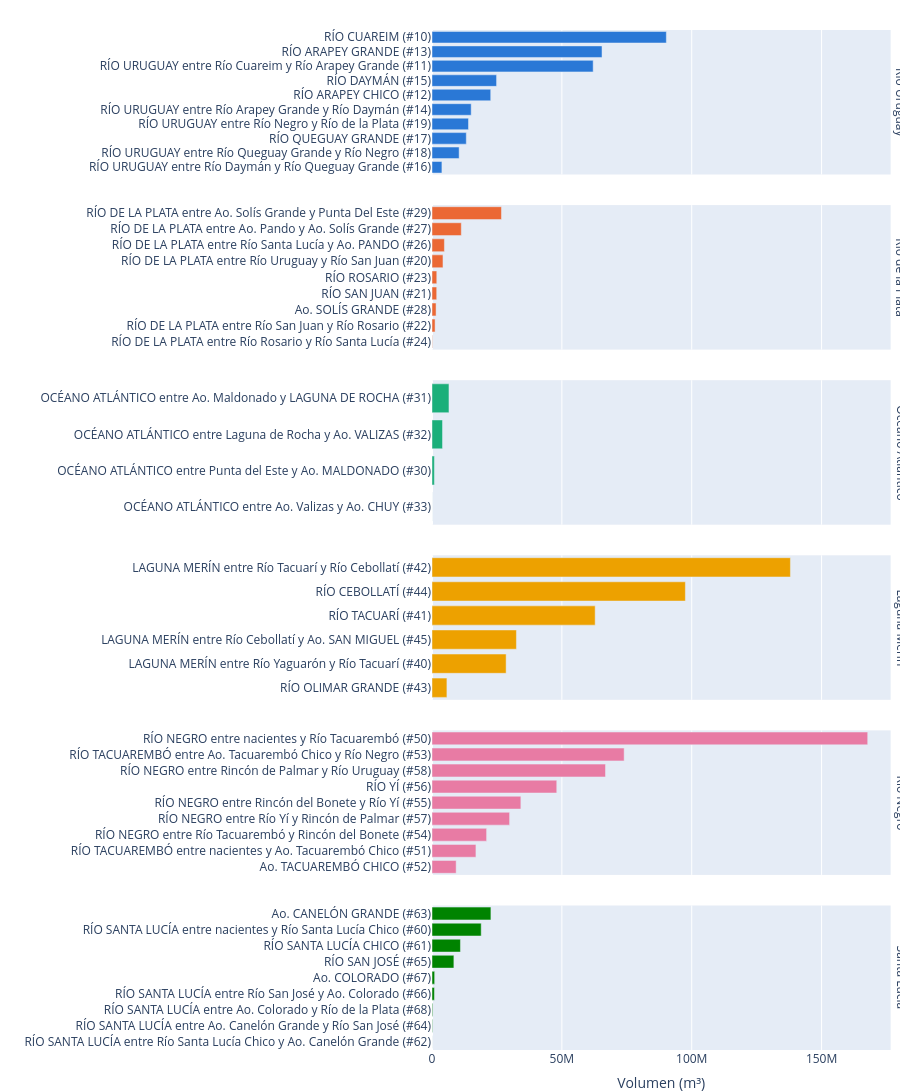

The code cell stored with this chart in its notebook:
### Markdown cell above
## 5. Ranking de cuencas nivel 2, agrupadas por su cuenca nivel 1

Las 48 cuencas nivel 2 (no solo un top), un panel por cada una de las 6 cuencas nivel 1, cada panel ordenado por volumen.

### Code cell
plot_df = por_cuenca.copy()
plot_df["label"] = plot_df["nombre_cuenca"] + " (#" + plot_df["codcuenca"].astype(str) + ")"
plot_df = plot_df.sort_values(["cuenca_n1", "volumen"])

fig_rank = px.bar(
    plot_df, x="volumen", y="label", orientation="h",
    color="cuenca_n1", color_discrete_map=N1_COLORS,
    facet_row="cuenca_n1",
    category_orders={"cuenca_n1": list(N1_COLORS.keys())},
    labels={"volumen": "Volumen (m³)", "label": "", "cuenca_n1": "Cuenca nivel 1"},
)
fig_rank.update_yaxes(matches=None, showticklabels=True)
fig_rank.update_xaxes(matches="x")
fig_rank.update_layout(height=1500, margin=dict(l=0, r=0, t=30, b=0), showlegend=False)
fig_rank.for_each_annotation(lambda a: a.update(text=a.text.split("=")[-1]))
fig_rank

### Figure 1 — Plotly figure (JSON) as saved in the notebook; plotly's stock layout.template omitted (floating-point values rounded to 4 significant figures)
{"data": [{"hovertemplate": "Cuenca nivel 1=Río Uruguay<br>Volumen (m³)=%{x}<br>=%{y}<extra></extra>", "legendgroup": "Río Uruguay", "marker": {"color": "#2a78d6", "pattern": {"shape": ""}}, "name": "Río Uruguay", "orientation": "h", "showlegend": true, "textposition": "auto", "x": [3821000.0, 10450000.0, 13200000.0, 14050000.0, 15090000.0, 22610000.0, 24860000.0, 62050000.0, 65460000.0, 90230000.0], "xaxis": "x6", "y": ["RÍO URUGUAY entre Río Daymán y Río Queguay Grande (#16)", "RÍO URUGUAY entre Río Queguay Grande y Río Negro (#18)", "RÍO QUEGUAY GRANDE (#17)", "RÍO URUGUAY entre Río Negro y Río de la Plata (#19)", "RÍO URUGUAY entre Río Arapey Grande y Río Daymán (#14)", "RÍO ARAPEY CHICO (#12)", "RÍO DAYMÁN (#15)", "RÍO URUGUAY entre Río Cuareim y Río Arapey Grande (#11)", "RÍO ARAPEY GRANDE (#13)", "RÍO CUAREIM (#10)"], "yaxis": "y6", "type": "bar"}, {"hovertemplate": "Cuenca nivel 1=Río de la Plata<br>Volumen (m³)=%{x}<br>=%{y}<extra></extra>", "legendgroup": "Río de la Plata", "marker": {"color": "#eb6834", "pattern": {"shape": ""}}, "name": "Río de la Plata", "orientation": "h", "showlegend": true, "textposition": "auto", "x": [123100.0, 1184000.0, 1568000.0, 1813000.0, 1839000.0, 4227000.0, 4780000.0, 11280000.0, 26740000.0], "xaxis": "x5", "y": ["RÍO DE LA PLATA entre Río Rosario y Río Santa Lucía (#24)", "RÍO DE LA PLATA entre Río San Juan y Río Rosario (#22)", "Ao. SOLÍS GRANDE (#28)", "RÍO SAN JUAN (#21)", "RÍO ROSARIO (#23)", "RÍO DE LA PLATA entre Río Uruguay y Río San Juan (#20)", "RÍO DE LA PLATA entre Río Santa Lucía y Ao. PANDO (#26)", "RÍO DE LA PLATA entre Ao. Pando y Ao. Solís Grande (#27)", "RÍO DE LA PLATA entre Ao. Solís Grande y Punta Del Este (#29)"], "yaxis": "y5", "type": "bar"}, {"hovertemplate": "Cuenca nivel 1=Océano Atlántico<br>Volumen (m³)=%{x}<br>=%{y}<extra></extra>", "legendgroup": "Océano Atlántico", "marker": {"color": "#1baf7a", "pattern": {"shape": ""}}, "name": "Océano Atlántico", "orientation": "h", "showlegend": true, "textposition": "auto", "x": [2600.0, 920000.0, 4049000.0, 6534000.0], "xaxis": "x4", "y": ["OCÉANO ATLÁNTICO entre Ao. Valizas y Ao. CHUY (#33)", "OCÉANO ATLÁNTICO entre Punta del Este y Ao. MALDONADO (#30)", "OCÉANO ATLÁNTICO entre Laguna de Rocha y Ao. VALIZAS (#32)", "OCÉANO ATLÁNTICO entre Ao. Maldonado y LAGUNA DE ROCHA (#31)"], "yaxis": "y4", "type": "bar"}, {"hovertemplate": "Cuenca nivel 1=Laguna Merín<br>Volumen (m³)=%{x}<br>=%{y}<extra></extra>", "legendgroup": "Laguna Merín", "marker": {"color": "#eda100", "pattern": {"shape": ""}}, "name": "Laguna Merín", "orientation": "h", "showlegend": true, "textposition": "auto", "x": [5741000.0, 9473000.0, 28540000.0, 32510000.0, 62820000.0, 97560000.0, 138000000.0], "xaxis": "x3", "y": ["RÍO OLIMAR GRANDE (#43)", null, "LAGUNA MERÍN entre Río Yaguarón y Río Tacuarí (#40)", "LAGUNA MERÍN entre Río Cebollatí y Ao. SAN MIGUEL (#45)", "RÍO TACUARÍ (#41)", "RÍO CEBOLLATÍ (#44)", "LAGUNA MERÍN entre Río Tacuarí y Río Cebollatí (#42)"], "yaxis": "y3", "type": "bar"}, {"hovertemplate": "Cuenca nivel 1=Río Negro<br>Volumen (m³)=%{x}<br>=%{y}<extra></extra>", "legendgroup": "Río Negro", "marker": {"color": "#e87ba4", "pattern": {"shape": ""}}, "name": "Río Negro", "orientation": "h", "showlegend": true, "textposition": "auto", "x": [9304000.0, 16910000.0, 21030000.0, 29870000.0, 34220000.0, 48030000.0, 66810000.0, 73990000.0, 167800000.0], "xaxis": "x2", "y": ["Ao. TACUAREMBÓ CHICO (#52)", "RÍO TACUAREMBÓ entre nacientes y Ao. Tacuarembó Chico (#51)", "RÍO NEGRO entre Río Tacuarembó y Rincón del Bonete (#54)", "RÍO NEGRO entre Río Yí y Rincón de Palmar (#57)", "RÍO NEGRO entre Rincón del Bonete y Río Yí (#55)", "RÍO YÍ (#56)", "RÍO NEGRO entre Rincón de Palmar y Río Uruguay (#58)", "RÍO TACUAREMBÓ entre Ao. Tacuarembó Chico y Río Negro (#53)", "RÍO NEGRO entre nacientes y Río Tacuarembó (#50)"], "yaxis": "y2", "type": "bar"}, {"hovertemplate": "Cuenca nivel 1=Santa Lucía<br>Volumen (m³)=%{x}<br>=%{y}<extra></extra>", "legendgroup": "Santa Lucía", "marker": {"color": "#008300", "pattern": {"shape": ""}}, "name": "Santa Lucía", "orientation": "h", "showlegend": true, "textposition": "auto", "x": [8827.0, 163600.0, 258900.0, 937400.0, 1023000.0, 8426000.0, 10960000.0, 18950000.0, 22680000.0], "xaxis": "x", "y": ["RÍO SANTA LUCÍA entre Río Santa Lucía Chico y Ao. Canelón Grande (#62)", "RÍO SANTA LUCÍA entre Ao. Canelón Grande y Río San José (#64)", "RÍO SANTA LUCÍA entre Ao. Colorado y Río de la Plata (#68)", "RÍO SANTA LUCÍA entre Río San José y Ao. Colorado (#66)", "Ao. COLORADO (#67)", "RÍO SAN JOSÉ (#65)", "RÍO SANTA LUCÍA CHICO (#61)", "RÍO SANTA LUCÍA entre nacientes y Río Santa Lucía Chico (#60)", "Ao. CANELÓN GRANDE (#63)"], "yaxis": "y", "type": "bar"}], "layout": {"xaxis": {"anchor": "y", "domain": [0.0, 0.98], "title": {"text": "Volumen (m³)"}, "matches": "x"}, "yaxis": {"anchor": "x", "domain": [0.0, 0.1417], "title": {"text": ""}, "showticklabels": true}, "xaxis2": {"anchor": "y2", "domain": [0.0, 0.98], "matches": "x", "showticklabels": false}, "yaxis2": {"anchor": "x2", "domain": [0.1717, 0.3133], "title": {"text": ""}, "showticklabels": true}, "xaxis3": {"anchor": "y3", "domain": [0.0, 0.98], "matches": "x", "showticklabels": false}, "yaxis3": {"anchor": "x3", "domain": [0.3433, 0.485], "title": {"text": ""}, "showticklabels": true}, "xaxis4": {"anchor": "y4", "domain": [0.0, 0.98], "matches": "x", "showticklabels": false}, "yaxis4": {"anchor": "x4", "domain": [0.515, 0.6567], "title": {"text": ""}, "showticklabels": true}, "xaxis5": {"anchor": "y5", "domain": [0.0, 0.98], "matches": "x", "showticklabels": false}, "yaxis5": {"anchor": "x5", "domain": [0.6867, 0.8283], "title": {"text": ""}, "showticklabels": true}, "xaxis6": {"anchor": "y6", "domain": [0.0, 0.98], "matches": "x", "showticklabels": false}, "yaxis6": {"anchor": "x6", "domain": [0.8583, 1.0], "title": {"text": ""}, "showticklabels": true}, "annotations": [{"font": {}, "showarrow": false, "text": "Santa Lucía", "textangle": 90, "x": 0.98, "xanchor": "left", "xref": "paper", "y": 0.07083, "yanchor": "middle", "yref": "paper"}, {"font": {}, "showarrow": false, "text": "Río Negro", "textangle": 90, "x": 0.98, "xanchor": "left", "xref": "paper", "y": 0.2425, "yanchor": "middle", "yref": "paper"}, {"font": {}, "showarrow": false, "text": "Laguna Merín", "textangle": 90, "x": 0.98, "xanchor": "left", "xref": "paper", "y": 0.4142, "yanchor": "middle", "yref": "paper"}, {"font": {}, "showarrow": false, "text": "Océano Atlántico", "textangle": 90, "x": 0.98, "xanchor": "left", "xref": "paper", "y": 0.5858, "yanchor": "middle", "yref": "paper"}, {"font": {}, "showarrow": false, "text": "Río de la Plata", "textangle": 90, "x": 0.98, "xanchor": "left", "xref": "paper", "y": 0.7575, "yanchor": "middle", "yref": "paper"}, {"font": {}, "showarrow": false, "text": "Río Uruguay", "textangle": 90, "x": 0.98, "xanchor": "left", "xref": "paper", "y": 0.9292, "yanchor": "middle", "yref": "paper"}], "legend": {"title": {"text": "Cuenca nivel 1"}, "tracegroupgap": 0}, "margin": {"t": 30, "l": 0, "r": 0, "b": 0}, "barmode": "relative", "height": 1500, "showlegend": false}}
